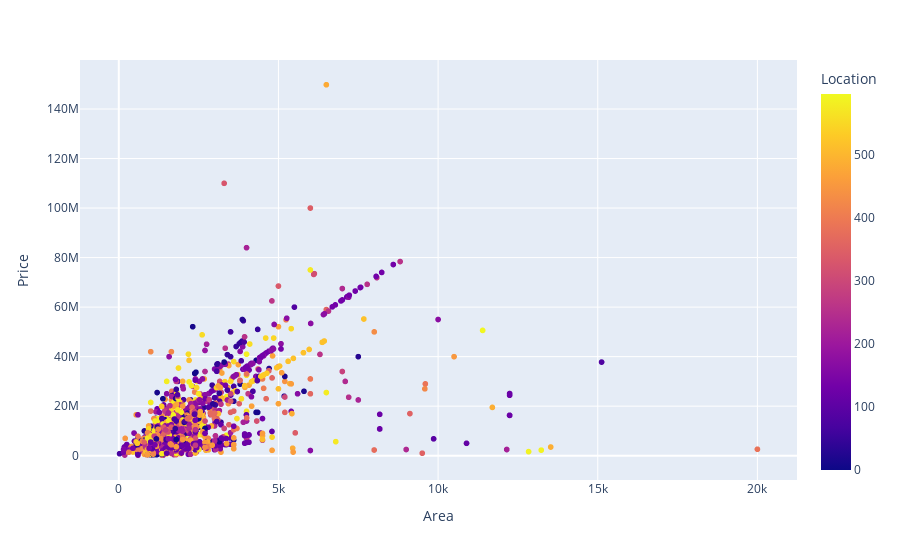

The code cell stored with this chart in its notebook:
### Code cell
fig = px.scatter(data, x='Area', y='Price',color='Location')
fig.show()

### Figure 1 — Plotly figure (JSON) as saved in the notebook; plotly's stock layout.template omitted (floating-point values rounded to 4 significant figures; data arrays with more than 128 entries replaced by an {"elided": "..."} marker saying what was removed)
{"data": [{"hovertemplate": "Area=%{x}<br>Price=%{y}<br>Location=%{marker.color}<extra></extra>", "legendgroup": "", "marker": {"color": {"elided": "3392 int values"}, "coloraxis": "coloraxis", "symbol": "circle"}, "mode": "markers", "name": "", "showlegend": false, "type": "scattergl", "x": {"elided": "3392 int values"}, "xaxis": "x", "y": {"elided": "3392 int values"}, "yaxis": "y"}], "layout": {"coloraxis": {"colorbar": {"title": {"text": "Location"}}, "colorscale": [[0, "#0d0887"], [0.1111, "#46039f"], [0.2222, "#7201a8"], [0.3333, "#9c179e"], [0.4444, "#bd3786"], [0.5556, "#d8576b"], [0.6667, "#ed7953"], [0.7778, "#fb9f3a"], [0.8889, "#fdca26"], [1, "#f0f921"]]}, "legend": {"tracegroupgap": 0}, "margin": {"t": 60}, "xaxis": {"anchor": "y", "domain": [0, 1], "title": {"text": "Area"}}, "yaxis": {"anchor": "x", "domain": [0, 1], "title": {"text": "Price"}}}}
